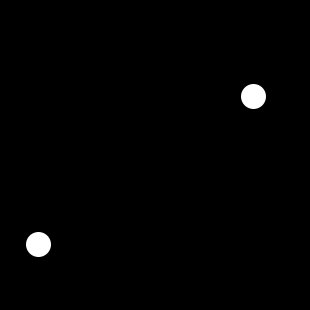
#> input picture test_images/a.png, 310 x 310 px
$ jupyter execute hough_transform.ipynb   (shell and % lines are left out)
#> lines starting #> are read from the running program, lines starting #| are printed output that depends on the picture; after the words box and inside, x2 and y2 are one past the last pixel; in counts of white or black regions, pixels touching at a corner belong together
# Hough Transform

[Hough transform](https://en.wikipedia.org/wiki/Hough_transform) implementation in python. For study only.

For serious work check the [opencv](http://docs.opencv.org/3.0-beta/doc/py_tutorials/py_imgproc/py_houghlines/py_houghlines.html) or [scikit-image ](http://scikit-image.org/docs/dev/auto_examples/plot_line_hough_transform.html) implementation.

Also: [Understanding Hough Transform With Python](https://alyssaq.github.io/2014/understanding-hough-transform/)

## Dependencies

- NumPy
- OpenCV

## Parameters

- image: grayscale image
- rho_resolution: number of bins in the accumulator for ρ (default = 180)
- theta_resolution: number of bins in the accumulator for ϴ (default = 180)
- thershold: the minimum pixel value to be considered (default = 255)

## Returns

- numpy.ndarray of shape (ρ,ϴ) representing the accumulator.

[cell 1]
import numpy as np
import cv2

[cell 2]
def hough_transform(image, rho_resolution=180, theta_resolution=180, threshold=255):

    #create the accumulator
    accumulator = np.zeros((rho_resolution,theta_resolution), dtype=np.uint64)

    #pick the pixels to take into consideration
    pixels = np.argwhere(image >= threshold)

    #pre-compute the values that are going to be used over and over in the nested loop
    height, width = image.shape
    diag_len = np.sqrt(width * width + height * height)
    thetas = np.deg2rad(np.linspace(-90,90,theta_resolution))
    cos_theta = np.cos(thetas)
    sin_theta = np.sin(thetas)

    #for each pixel brighter than the threshold calculate ρ for each ϴ, then increment the accumulator
    for pixel in pixels:
        for t in range(theta_resolution):
            r = int((pixel[1] * cos_theta[t] + pixel[0] * sin_theta[t])*rho_resolution/diag_len)
            accumulator[r, t] += 1

    return accumulator

##  Return the dominant line

Return the line in [Hesse normal form](https://en.wikipedia.org/wiki/Hesse_normal_form) for to the bin in the accumulator with the most votes.

Returns:
ρ: numpy.float64 - distance in pixels
ϴ: numpy.float64 - angle in radians

[cell 3]
def return_dominant_line(accumulator,img_shape):

    #the position of the bin in the accumulator with the highest number of votes
    a,b = divmod(np.argmax(accumulator), accumulator.shape[1])
    c,d = accumulator.shape
    r = a*1.0/c
    t = b*1.0/d

    #calculate the diagonal length of the image
    height = img_shape[0]
    width = img_shape[1]
    diagonal_lenght = np.sqrt(width * width + height * height)

    #the absolute values of ρ and ϴ
    r = (r) * diagonal_lenght
    t = (t-0.5) * np.pi

    return r,t

##  Return two points the line passes through

Two points on the line are needed to plot the segment.

Returns: list of two tuples representing the x,y coordinates

[cell 4]
def line_coordinates(r,t,shape):

    height = shape[0]
    width = shape[1]

    #calculate the cooridnates where the line intersects the edges
    x1 = r/np.cos(t)
    x2 = (r-height*np.sin(t))/np.cos(t)
    y1 = r/np.sin(t)
    y2 = (r-width*np.cos(t))/np.sin(t)

    coordinates = [(0,int(y1)),(width,int(y2)),(int(x1),0),(int(x2),height)]

    #find the two points furthest apart, to make sure the line intersects the image
    max = 0
    for i in range(0,4):
        for j in range(i+1,4):
            distance = (coordinates[i][0]-coordinates[j][0])*(coordinates[i][0]-coordinates[j][0])+(coordinates[i][1]-coordinates[j][1])*(coordinates[i][1]-coordinates[j][1])
            if distance > max:
                max = distance
                result = [coordinates[i],coordinates[j]]

    return result

# Examples

[cell 5]
import matplotlib.pyplot as plt

[cell 6]
img = cv2.imread("./test_images/a.png",0)
#> img is the input picture: shape (310, 310); min 0, max 255, mean 2.6
plt.imshow(img, cmap='gray')

[cell 7]
accumulator = hough_transform(img,180,180,255)
#> in hough_transform, `pixels = np.argwhere(image >= threshold)`: pixels = 878 pairs, first value 84 to 256, second value 27 to 264
#> the loop in hough_transform, `for pixel in pixels:` made 878 passes
#> pixel on passes 1 to 3: [84, 253], [85, 249], [85, 250]
#> after the loop in hough_transform, `for pixel in pixels:`:
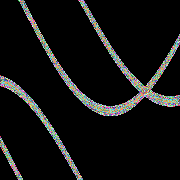
#> accumulator: shape (180, 180) uint64; 100 distinct labels, from 0 to 115; one colour per label, 0 black
plt.imshow(accumulator)

[cell 8]
line_image = np.copy(img)

r,t = return_dominant_line(accumulator,img.shape)
#> in return_dominant_line, `a,b = divmod(np.argmax(accumulator), accumulator.shape[1])`: a = 91; b = 145
#> in return_dominant_line, `r = a*1.0/c`: r = 0.506
#> in return_dominant_line, `t = b*1.0/d`: t = 0.806
#> in return_dominant_line, `r = (r) * diagonal_lenght`: r = 221.6
#> in return_dominant_line, `t = (t-0.5) * np.pi`: t = 0.96
#> r = 221.6; t = 0.96

[(x1,y1),(x2,y2)] = line_coordinates(r,t,img.shape)
#> in line_coordinates, `x1 = r/np.cos(t)`: x1 = 386.4
#> in line_coordinates, `x2 = (r-height*np.sin(t))/np.cos(t)`: x2 = -56.31
#> in line_coordinates, `y1 = r/np.sin(t)`: y1 = 270.6
#> in line_coordinates, `y2 = (r-width*np.cos(t))/np.sin(t)`: y2 = 53.51
#> in line_coordinates, `coordinates = [(0,int(y1)),(width,int(y2)),(int(x1),0),(int(x2),height)]`: coordinates = [(0, 270), (310, 53), (386, 0), (-56, 310)]
#> after the loop in line_coordinates, `for i in range(0,4):`: max = 291464; result = [(386, 0), (-56, 310)]
#> x1 = 386; y1 = 0; x2 = -56; y2 = 310

cv2.line(line_image,(x1,y1),(x2,y2),255,1)
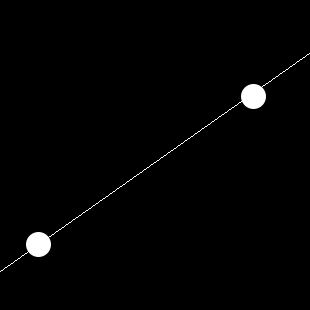
#> line_image: shape (310, 310); 0.28% of pixels changed, all inside (x1, y1, x2, y2) = (0, 53, 310, 272)

plt.figure()
plt.imshow(line_image, cmap='gray')

[cell 9]
img = cv2.imread("./test_images/b.png",0)
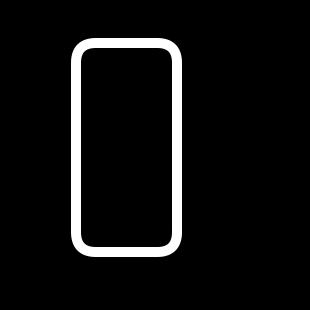
#> input picture test_images/b.png, 310 x 310 px
#> img is the input picture: shape (310, 310); min 0, max 255, mean 15.7
plt.imshow(img, cmap='gray')

[cell 10]
accumulator = hough_transform(img,180,180,255)
#> call 2 of hough_transform, with rho_resolution = 180, theta_resolution = 180, threshold = 255
#> in hough_transform (call 2), `pixels = np.argwhere(image >= threshold)`: pixels = 5740 pairs, first value 38 to 256, second value 71 to 181
#> the loop in hough_transform (call 2), `for pixel in pixels:` made 5740 passes
#> pixel on passes 1 to 3: [38, 95], [38, 96], [38, 97]
#> after the loop in hough_transform (call 2), `for pixel in pixels:`:
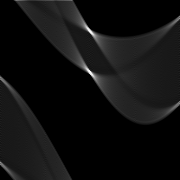
#> accumulator: shape (180, 180) uint64; min 0, max 506, mean 31.9; drawn with min black and max white
plt.imshow(accumulator)

[cell 11]
line_image = np.copy(img)

r,t = return_dominant_line(accumulator,img.shape)
#> r = 172.9; t = -0.0175

[(x1,y1),(x2,y2)] = line_coordinates(r,t,img.shape)
#> x1 = 0; y1 = -9908; x2 = 310; y2 = 7851

cv2.line(line_image,(x1,y1),(x2,y2),255,1)
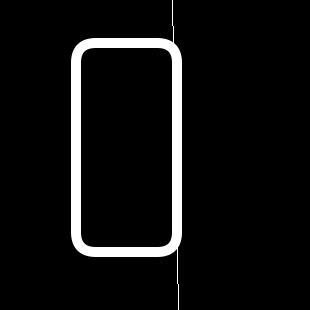
#> line_image: shape (310, 310); 0.11% of pixels changed, all inside (x1, y1, x2, y2) = (172, 0, 179, 310)

plt.figure()
plt.imshow(line_image, cmap='gray')

[cell 12]
img = cv2.imread("./test_images/c.png",0)
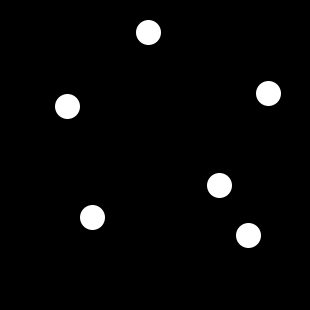
#> input picture test_images/c.png, 310 x 310 px
#> img is the input picture: shape (310, 310); min 0, max 255, mean 7.8
plt.imshow(img, cmap='gray')

[cell 13]
accumulator = hough_transform(img,180,180,255)
#> call 3 of hough_transform, with rho_resolution = 180, theta_resolution = 180, threshold = 255
#> in hough_transform (call 3), `pixels = np.argwhere(image >= threshold)`: pixels = 2634 pairs, first value 20 to 247, second value 56 to 279
#> the loop in hough_transform (call 3), `for pixel in pixels:` made 2634 passes
#> pixel on passes 1 to 3: [20, 148], [21, 144], [21, 145]
#> after the loop in hough_transform (call 3), `for pixel in pixels:`:
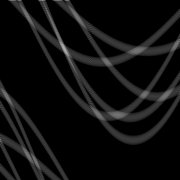
#> accumulator: shape (180, 180) uint64; min 0, max 170, mean 14.6
plt.imshow(accumulator)

[cell 14]
line_image = np.copy(img)

r,t = return_dominant_line(accumulator,img.shape)
#> r = 114.5; t = -0.471

[(x1,y1),(x2,y2)] = line_coordinates(r,t,img.shape)
#> y1 = -252; y2 = 356

cv2.line(line_image,(x1,y1),(x2,y2),255,1)
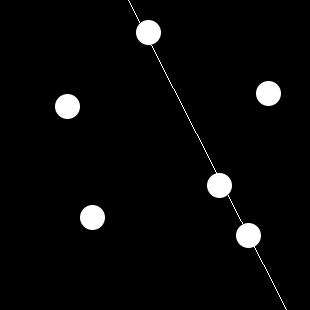
#> line_image: shape (310, 310); 0.26% of pixels changed, all inside (x1, y1, x2, y2) = (128, 0, 287, 310)

plt.figure()
plt.imshow(line_image, cmap='gray')
